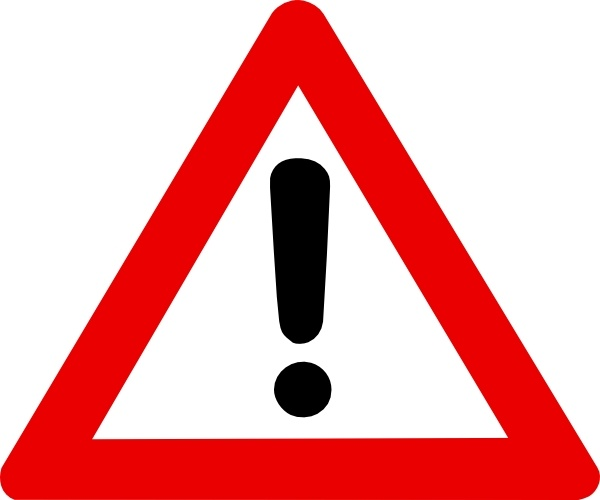
#> input picture images/warning.jpeg, 600 x 500 px
$ python app_pfcw.py
#> lines starting #> are read from the running program, lines starting #| are printed output that depends on the picture
import sys
import cv2
import glob as glob
import numpy as np
from argparse import ArgumentParser, SUPPRESS

from openvino.inference_engine import IECore

from detector import Detector
from helper import *

from imutils.video import FPS
from PIL import Image

from shapely.geometry import Point
from shapely.geometry.polygon import Polygon


CLASSES = ["background", "vehicle", "person"]
COLORS = np.random.uniform(0, 255, size=(len(CLASSES), 3))

VERTS = [[ 699,443],[ 587,443],[ 211, 720], [1150,720]]

if not cv2.useOptimized():
    cv2.setUseOptimized(True)


class ImageReader(object):
    def __init__(self, file_names):
        self.file_names = file_names
        self.max_idx = len(file_names)

    def __iter__(self):
        self.idx = 0
        return self

    # [8 lines left out: function __next__, not called in this run]


class VideoReader(object):
    # [12 lines left out: functions __init__, __iter__, not called in this run]

    def __next__(self):
        was_read, img = self.cap.read()


def combine_hsl_with_original(img, h_y, h_w):
    mask_ = cv2.bitwise_or(h_y,h_w)
    return cv2.bitwise_and(img,img, mask=mask_)


# [108 lines left out: functions filter_img_hsv, filter_img_hsl, detect_lines, insertWarning, issue_warning, viz, not called in this run]


w_img = cv2.imread('images/warning.jpeg',1)
#> w_img is the input picture: shape (500, 600, 3); mean B, G, R 166.1, 165.8, 237.8
h, w = int(w_img.shape[0]*0.3), int(w_img.shape[1]*0.3)
#> h = 150; w = 180
w_img = cv2.resize(w_img, (w,h),interpolation= cv2.INTER_AREA)
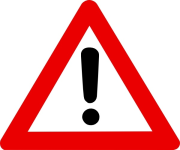
#> w_img: shape (150, 180, 3); mean B, G, R 166.1, 165.8, 237.8
w_img = Image.fromarray(w_img)


def main():
    model_xml = "models/vehicle-detection-adas-0002_f16.xml"
    model_bin = "models/vehicle-detection-adas-0002_f16.bin"

    #model_xml = "models/mobilenet-ssd/FP16/mobilenet-ssd.xml"
    #model_bin = "models/mobilenet-ssd/FP16/mobilenet-ssd.xml"

    ie = IECore()
    detector = Detector(ie, model_xml, model_bin, 0.4, "MYRIAD")


    count = 4734
    count_max = 5269

    fps = FPS().start()

    while (True):

        file = 'frame_%d.jpg' %count
        in_filename = 'data/'+ file

        #print ('readling file : ', filename)
        frame = cv2.imread(in_filename,1)


        count+=1
        if(count>=count_max): break

        if (frame is None): continue

        frame = detect_lines(frame)
        out = detector.detect(frame)
        frame, t_vehicle = viz(frame,out)


        cv2.putText(frame, 'summary: {:.1f} FPS'.format(float(1 / (detector.infer_time * len(out)))), (5, 30), cv2.FONT_HERSHEY_SIMPLEX, 1, (0, 0, 200))
        cv2.putText(frame, 'Total Vehicle Detected: {:.0f}'.format(t_vehicle), (5, 70), cv2.FONT_HERSHEY_SIMPLEX, 1, (0, 0, 200))


        cv2.imshow('Vechile ADAS System', frame)

        #out_filename = 'output/'+ file
        #cv2.imwrite(out_filename,frame)

        if cv2.waitKey(1) & 0xFF == ord('q'):
            break


        fps.update()


    fps.stop()
    print("[INFO] elasped time: {:.2f}".format(fps.elapsed()))
    print("[INFO] approx. FPS: {:.2f}".format(fps.fps()))

if __name__ == "__main__":
    sys.exit(main() or 0)
#> (the call stopped at in main, `ie = IECore()`: openvino is not available in this run)
